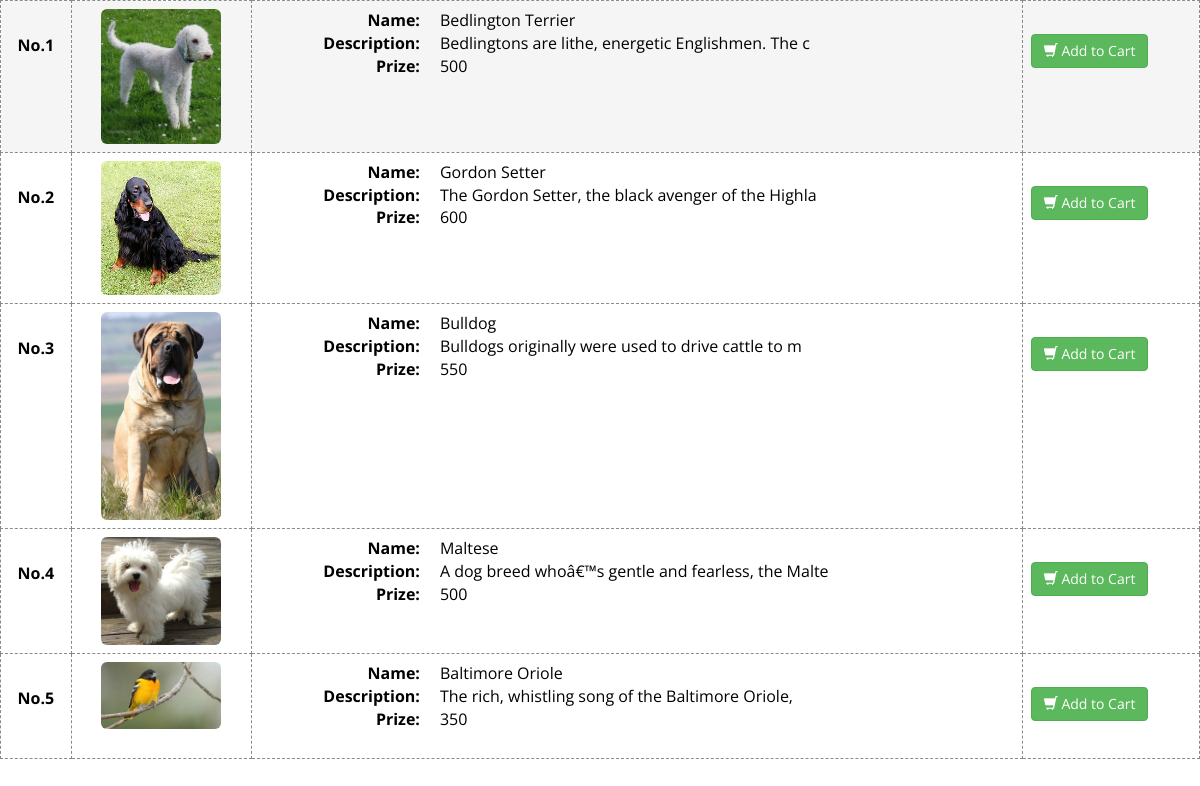
Screenshot of /availableframe.php with the database file from the repository.
### tables this page shows
CREATE TABLE `tblcnp` (
  `id` int(11) NOT NULL,
  `name` varchar(50) DEFAULT NULL,
  `prize` float DEFAULT NULL,
  `description` varchar(50) DEFAULT NULL,
  `image` varchar(250) DEFAULT NULL,
  `status` varchar(50) DEFAULT NULL
);

### availableframe.php (the view, shortened to what this page needs)
    <link href="css/bootstrap.css" rel="stylesheet">
    <link href="css/bootstrap.min.css" rel="stylesheet">
    <link href="css/font-awesome.min.css" rel="stylesheet">
    <link href="css/animate.min.css" rel="stylesheet">
    <link href="css/prettyPhoto.css" rel="stylesheet">
    <link href="css/main.css" rel="stylesheet">
    <link href="css/responsive.css" rel="stylesheet">
            	<table class="table table-responsive table-hover" style="border: 1px dashed #8c8b8b;
                border-top: 1px dashed #8c8b8b;">
         <?php include('includes/dbconn.php');
        $count = 0;
        $sql = "SELECT * FROM tblcnp WHERE status = 'available' order by id desc" or die (mysqli_error($con));
        $result=mysqli_query($con, $sql) or die (mysqli_error($con));
        if(mysqli_num_rows($result)>=0){
          while($row = mysqli_fetch_assoc($result)){
            $id = $row['id'];
            $count++;
        ?>
                	<tr style="border: 1px dashed #8c8b8b; cursor:pointer;">
                    <td  style="border: 1px dashed #8c8b8b;"><center><strong class="wow fadeInDown"><p style="margin-top:25px;">No.<?php echo $count;?></p></strong></center></td>
                    	<td style="border: 1px dashed #8c8b8b;"><center><img src="<?php echo $row['image']?>" width="120px;" class="img-responsive img-rounded wow fadeInDown"></center></td>
                        <td style="border: 1px dashed #8c8b8b;">
                        <dl class="dl-horizontal wow fadeInDown" style="text-align:left">
                        <dt>Name:</dt> <dd><?php echo $row['name'];?></dd>
						            <dt>Description:</dt> <dd><?php echo $row['description'];?></dd>
                        <dt>Prize:</dt> <dd><?php echo $row['prize'];?></dd>
                        </dl></td>
                        <td style="border: 1px dashed #8c8b8b;"><button class="btn btn-success  wow fadeInDown" name="order" type="button" style="margin-top:25px;" data-toggle="modal" data-target="#orderModal<?php echo $id;?>"><i class="glyphicon glyphicon-shopping-cart"></i> Add to Cart</button></td>
                    </tr>
 <?php }}
 else {echo '<strong style="color:red">No availables data in server</strong>'; }
 ?>
</table>

### css/main.css (style rules this page uses)
table { width:100%; }

### rows the page displays
tblcnp: image (picture), name "Bedlington Terrier", description "Bedlingtons are lithe, energetic Englishmen. The c", prize "500"
tblcnp: image (picture), name "Gordon Setter", description "The Gordon Setter, the black avenger of the Highla", prize "600"
tblcnp: image (picture), name "Bulldog", description "Bulldogs originally were used to drive cattle to m", prize "550"
tblcnp: image (picture), name "Maltese", description "A dog breed whoâ€™s gentle and fearless, the Malte", prize "500"
tblcnp: image (picture), name "Baltimore Oriole", description "The rich, whistling song of the Baltimore Oriole,", prize "350"
